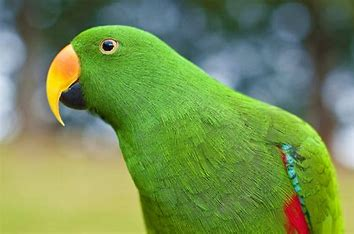
#> input picture Opencv/img/parrot.jpeg, 354 x 234 px, found by its file name
$ python imgblur.py
#> lines starting #> are read from the running program, lines starting #| are printed output that depends on the picture
import cv2
import os
''' Image Blurring'''
img_path=os.path.join(".","img","parrot.jpeg")
img=cv2.imread(img_path)
#> img is the input picture: shape (234, 354, 3); mean B, G, R 81.1, 140.7, 114.3

'''classical Blur'''
k_size=11  #it the number of neighbors we are considering take average for blurring
img_blur=cv2.blur(img,(k_size,k_size))
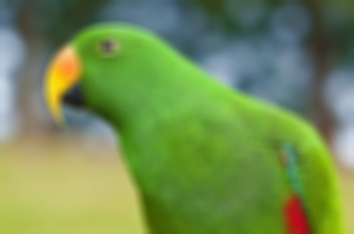
#> img_blur: shape (234, 354, 3); mean B, G, R 81.1, 140.7, 114.3


'''Gaussian Blur'''
img_guassianblur=cv2.GaussianBlur(img,(k_size,k_size),90)

'''Median Blur'''
img_medianBlur=cv2.medianBlur(img,k_size)
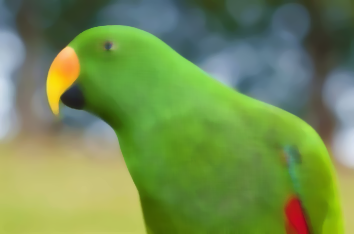
#> img_medianBlur: shape (234, 354, 3); mean B, G, R 80.7, 140.7, 114.3


cv2.imshow('parrot',img)
cv2.imshow('parrot_blur',img_blur)
cv2.imshow('parrot_gaussianblur',img_guassianblur)
cv2.imshow('parrot-medianblur',img_medianBlur)
cv2.waitKey(0)

$ run again, with Opencv/img/noise_img.jpeg copied over Opencv/img/parrot.jpeg
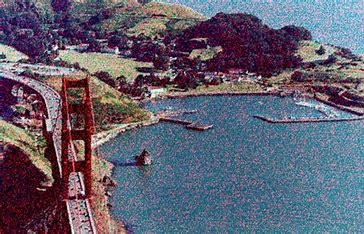
#> input picture Opencv/img/noise_img.jpeg, 364 x 234 px, found by its file name
#> img is the input picture: shape (234, 364, 3); mean B, G, R 111.7, 95.5, 97.1
#> `img_blur=cv2.blur(img,(k_size,k_size))`:
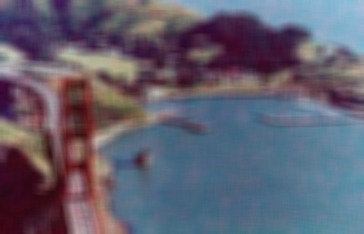
#> img_blur: shape (234, 364, 3); mean B, G, R 111.7, 95.5, 97.1
#> `img_medianBlur=cv2.medianBlur(img,k_size)`:
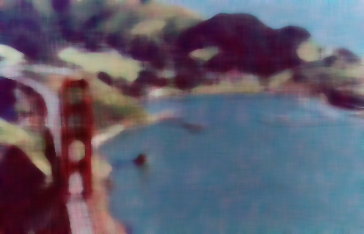
#> img_medianBlur: shape (234, 364, 3); mean B, G, R 110, 93.6, 95.1

$ run again, with Opencv/img/orangecat.jpeg copied over Opencv/img/parrot.jpeg
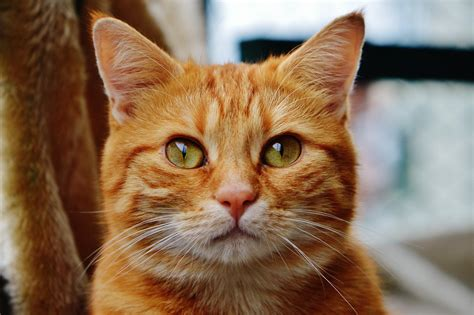
#> input picture Opencv/img/orangecat.jpeg, 474 x 315 px, found by its file name
#> img is the input picture: shape (315, 474, 3); mean B, G, R 85.6, 110.3, 137.7
#> `img_blur=cv2.blur(img,(k_size,k_size))`:
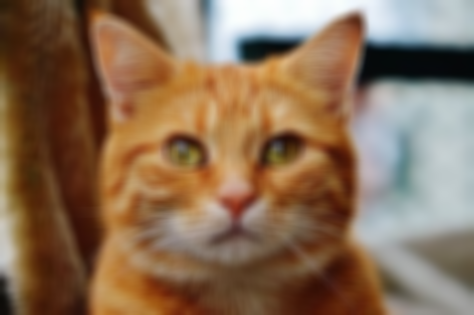
#> img_blur: shape (315, 474, 3); mean B, G, R 85.6, 110.3, 137.6
#> `img_medianBlur=cv2.medianBlur(img,k_size)`:
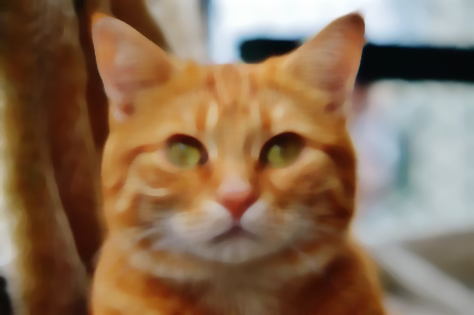
#> img_medianBlur: shape (315, 474, 3); mean B, G, R 85.2, 110.3, 137.9
